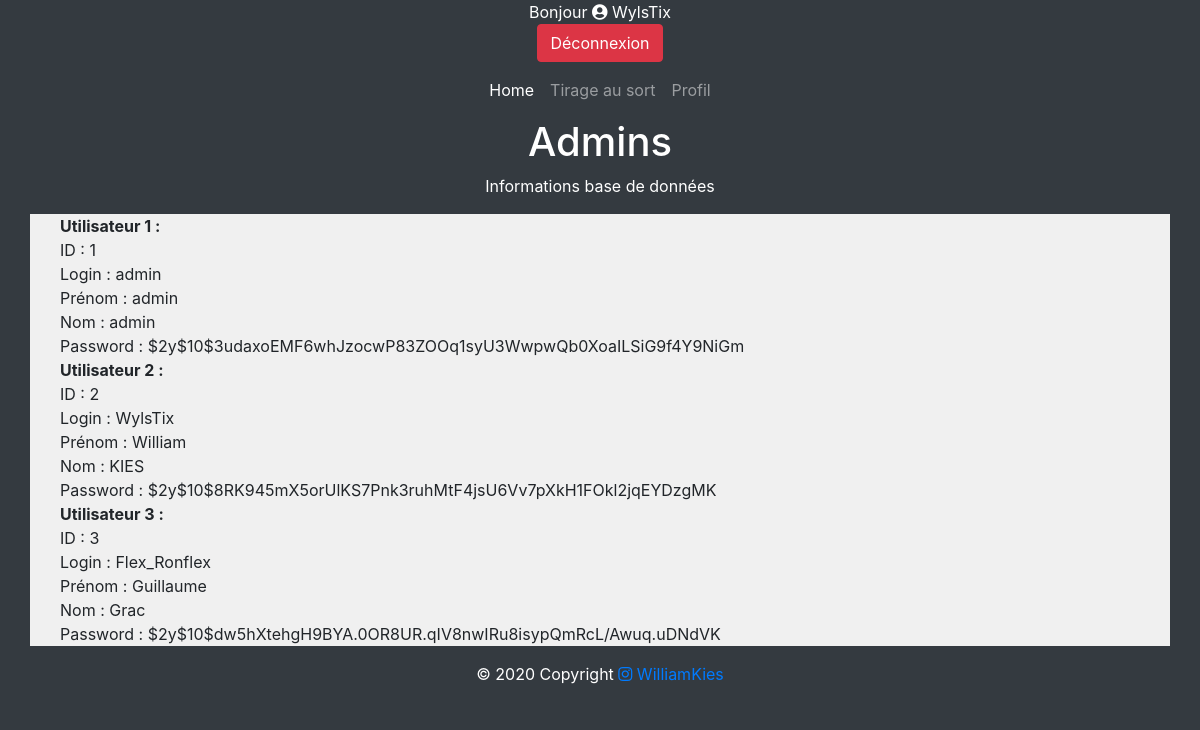
Screenshot of /php/admin.php (signed in) with the database file from the repository.
### tables this page shows
CREATE TABLE IF NOT EXISTS `utilisateurs` (
  `id` int(11) NOT NULL AUTO_INCREMENT,
  `login` varchar(255) NOT NULL,
  `prenom` varchar(255) NOT NULL,
  `nom` varchar(255) NOT NULL,
  `password` varchar(255) NOT NULL,
  PRIMARY KEY (`id`)
);

### php/admin.php (the view, shortened to what this page needs)
<?php
$db = mysqli_connect('localhost', 'root', '', 'moduleconnexion');
?>
<!DOCTYPE html>
<html lang="fr">
    <head>
        <link rel="stylesheet" href="../css/bootstrap.min.css">
        <link rel="stylesheet" href="../css/style.css">
        <link rel="stylesheet" href="../css/admin.css">
        <link rel="stylesheet" href="https://cdnjs.cloudflare.com/ajax/libs/font-awesome/5.15.1/css/all.min.css">
    </head>
    <body>
        <header>
            <section class="text-center container-fluid" style="background-color: #343a40; color: #fff;">
                <?php if (isset($_SESSION['id'])){ echo 'Bonjour <i class="fas fa-user-circle"></i> ' . $_SESSION['login'] . '<br /><form method="POST" action="admin.php"><input type="submit" name="logout" value="Déconnexion" class="btn btn-danger"></form>';} ?>
            </section>
            <nav class="navbar navbar-expand-lg navbar-dark bg-dark">
                <section class="container">
                    <section class="collapse navbar-collapse" id="leadUIDemoNav-3">
                        <ul class="navbar-nav mx-auto mt-2 mt-lg-0">
                            <li class="nav-item"><a class="nav-link active" href="../index.php">Home</a></li>
                            <li class="nav-item"><a class="nav-link" href="sort.php">Tirage au sort</a></li>
                            <li class="nav-item"><a class="nav-link" href="profil.php">Profil</a></li>
                        </ul>
                    </section>
                </section>
            </nav>
        </header>
        <main>
            <article>
                <section class="container-fluid text-center">
                    <h1>Admins</h1>
                    <p>Informations base de données</p>
                    <section class="container text-center" style="background-color: #f0f0f0;">
                        <?php
                            $check_db = mysqli_query($db,"SELECT * FROM utilisateurs");
                            while($db_list = mysqli_fetch_assoc($check_db)){
                                echo '<section class="container table-style"><table><thead><th>Utilisateur ' . $db_list['id'] . ' :</th></thead>';
                                echo '<tbody><tr><td>ID : ' . $db_list['id'] . '</td></tr><tr><td>Login : ' . $db_list['login'] . '</td></tr><tr><td>Prénom : ' . $db_list['prenom'] . '</td></tr><tr><td>Nom : ' . $db_list['nom'] . '</td></tr><tr><td>Password : ' . $db_list['password'] . '</td></tr></tbody></table></section>';
                            }
                        ?>
                    </section>
                </section>
            </article>
        </main>
    <footer class="page-footer font-small">
        <section class="footer-copyright text-center py-3">© 2020 Copyright
            <a href="https://www.instagram.com/william_ksii/" target="_blank"><i class="fab fa-instagram"></i> WilliamKies</a>
        </section>
    </footer>
    </body>
</html>

### css/style.css (style rules this page uses)
* { margin: 0; padding: 0; box-sizing: border-box; }
html { scroll-behavior: smooth; }
.page-footer { background-color: #343a40; color: #fff; }

### css/admin.css (style rules this page uses)
* { margin: 0; padding: 0; box-sizing: border-box; }
html { scroll-behavior: smooth; }
body { background-color: #343a40; }
h1, p { color: #fff; }
.table-style { text-align: left; }

### rows the page displays
utilisateurs: id "1", login "admin", prenom "admin", nom "admin", password "$2y$10$3udaxoEMF6whJzocwP83ZOOq1syU3WwpwQb0XoaILSiG9f4Y9NiGm"
utilisateurs: id "2", login "WylsTix", prenom "William", nom "KIES", password "$2y$10$8RK945mX5orUlKS7Pnk3ruhMtF4jsU6Vv7pXkH1FOkl2jqEYDzgMK"
utilisateurs: id "3", login "Flex_Ronflex", prenom "Guillaume", nom "Grac", password "$2y$10$dw5hXtehgH9BYA.0OR8UR.qIV8nwIRu8isypQmRcL/Awuq.uDNdVK"

### other values shown
$_SESSION['login'] "WylsTix"
